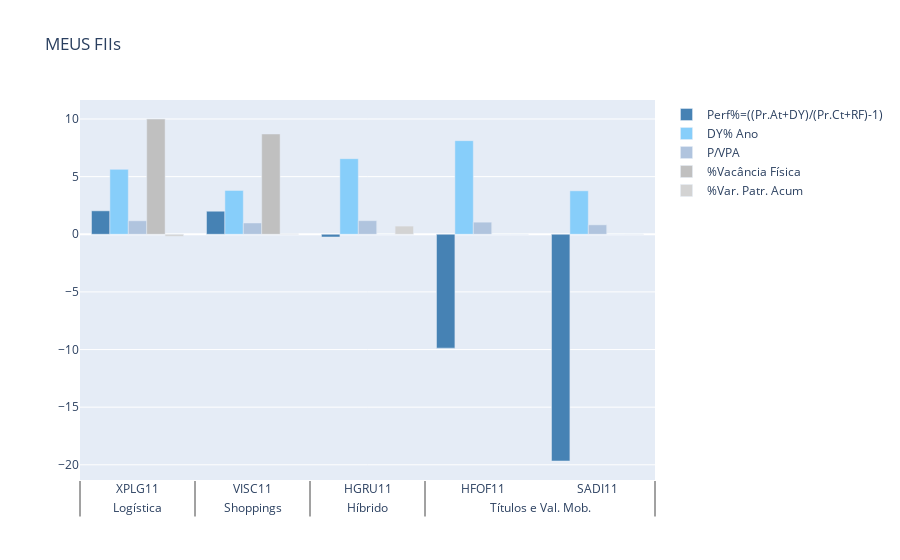

This figure's notebook cell:
### Code cell
# MY FUNDS SCENARIO - time in months valuating the asset
for rsf_time in range(12, 24, 12):
    # my funds % performance over treasury bond calculation
    my_rsf['perf%'] = ((my_rsf['precoatualR$']
                        * (1 + ((rsf_time / 6) * (rsf['dy6macum%'] / 100))))
                       / (my_rsf['precocustoR$']
                       * (1 + ((rsf_time / 6) * (t_bond / 100)))) - 1) * 100
    my_rsf = my_rsf.sort_values(by='perf%', ascending=False)
    # bar chart 0 - MY FUNDS
    x0 = [my_rsf['setor'], my_rsf['codigo']]
    trace00 = go.Bar(x=x0, y=my_rsf['perf%'],
                     name='Perf%=((Pr.At+DY)/(Pr.Ct+RF)-1)',
                     marker_color='rgb(70, 130, 180)')
    trace02 = go.Bar(x=x0, y=my_rsf['dy12macum%'],
                     name='DY% Ano', marker_color='rgb(135, 206, 250)')
    trace04 = go.Bar(x=x0, y=my_rsf['p/vpaN'],
                     name='P/VPA', marker_color='rgb(176, 196, 222)')
    trace06 = go.Bar(x=x0, y=my_rsf['vacfisica%'],
                     name='%Vacância Física',
                     marker_color='rgb(192, 192, 192)')
    trace08 = go.Bar(x=x0, y=my_rsf['varpatr%'],
                     name='%Var. Patr. Acum',
                     marker_color='rgb(211, 211, 211)')
    data0 = [trace00, trace02, trace04, trace06, trace08]
    fig0 = go.Figure(data0)
    fig0.update_layout(title='MEUS FIIs')
    py.plot(fig0)
    fig0.show()  # to use with Jupyter Notebook
    print(f'N DYs = {rsf_time} meses')
    print(dt_loc)
    sleep(8)
    # rename and move tmp files files generated by plotly
    os.rename('temp-plot.html',
              'C:/Users/maber/OneDrive/Documentos/3_Financas/FIIs/myrsf_'
              + str(rsf_time) + 'm_' + dt_loc_file+'.html')
#

### Figure 1 — Plotly figure (JSON) as saved in the notebook; plotly's stock layout.template omitted (floating-point values rounded to 4 significant figures)
{"data": [{"marker": {"color": "rgb(70, 130, 180)"}, "name": "Perf%=((Pr.At+DY)/(Pr.Ct+RF)-1)", "type": "bar", "x": [["Logística", "Shoppings", "Híbrido", "Títulos e Val. Mob.", "Títulos e Val. Mob."], ["XPLG11", "VISC11", "HGRU11", "HFOF11", "SADI11"]], "y": [2.033, 1.999, -0.2366, -9.878, -19.67]}, {"marker": {"color": "rgb(135, 206, 250)"}, "name": "DY% Ano", "type": "bar", "x": [["Logística", "Shoppings", "Híbrido", "Títulos e Val. Mob.", "Títulos e Val. Mob."], ["XPLG11", "VISC11", "HGRU11", "HFOF11", "SADI11"]], "y": [5.63, 3.8, 6.56, 8.12, 3.77]}, {"marker": {"color": "rgb(176, 196, 222)"}, "name": "P/VPA", "type": "bar", "x": [["Logística", "Shoppings", "Híbrido", "Títulos e Val. Mob.", "Títulos e Val. Mob."], ["XPLG11", "VISC11", "HGRU11", "HFOF11", "SADI11"]], "y": [1.17, 0.98, 1.18, 1.05, 0.82]}, {"marker": {"color": "rgb(192, 192, 192)"}, "name": "%Vacância Física", "type": "bar", "x": [["Logística", "Shoppings", "Híbrido", "Títulos e Val. Mob.", "Títulos e Val. Mob."], ["XPLG11", "VISC11", "HGRU11", "HFOF11", "SADI11"]], "y": [10, 8.7, 0, 0, 0]}, {"marker": {"color": "rgb(211, 211, 211)"}, "name": "%Var. Patr. Acum", "type": "bar", "x": [["Logística", "Shoppings", "Híbrido", "Títulos e Val. Mob.", "Títulos e Val. Mob."], ["XPLG11", "VISC11", "HGRU11", "HFOF11", "SADI11"]], "y": [-0.18, 0.04, 0.71, 0, 0.01]}], "layout": {"title": {"text": "MEUS FIIs"}}}
